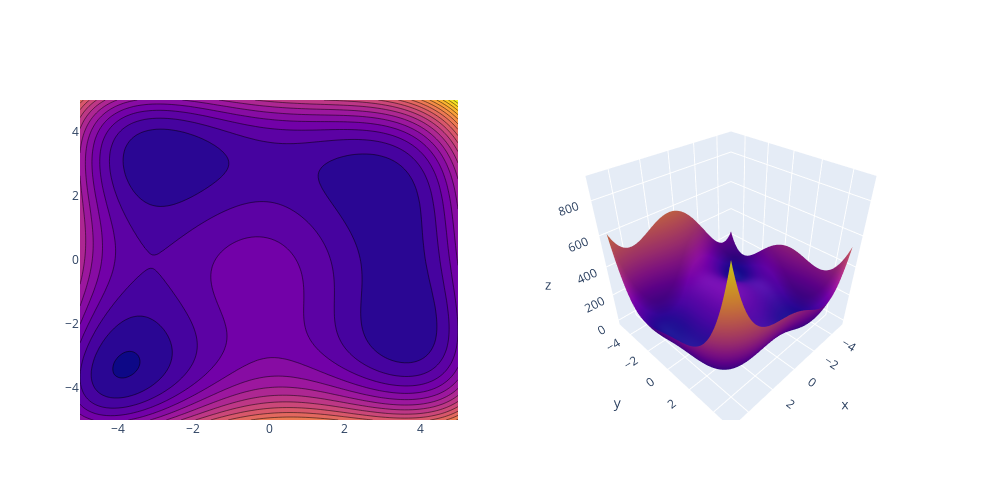

This figure's notebook cell:
### Markdown cell above
## Figure 2.1 

A exemplary function $f$ defined on a two-dimensional domain to visualize the optimization problem as a search for the minimum in a "mountaineous landscape".

### Code cell
def f(x):
    # This is a slight modification of Himmelblau's function
    return (
        (x[..., 0] ** 2 + x[..., 1] - 11) ** 2
        + (x[..., 0] + x[..., 1] ** 2 - 7) ** 2
        + x[..., 0]
        + x[..., 1]
    )


# Define the two-dimensional plot domain
x1 = torch.linspace(-5, 5, steps=100)
x2 = torch.linspace(-5, 5, steps=100)
x = torch.stack(torch.meshgrid(x1, x2, indexing="xy"), dim=2)

# Create subplots
fig = make_subplots(rows=1, cols=2, specs=[[{"type": "xy"}, {"type": "surface"}]])
fig.add_trace(go.Contour(z=f(x), x=x1, y=x2, ncontours=25), row=1, col=1)
fig.add_trace(go.Surface(z=f(x), x=x1, y=x2), row=1, col=2)

# Plot settings
fig.update_traces(showscale=False)
fig.update_layout(autosize=False, width=1000, height=500)
fig.show()
